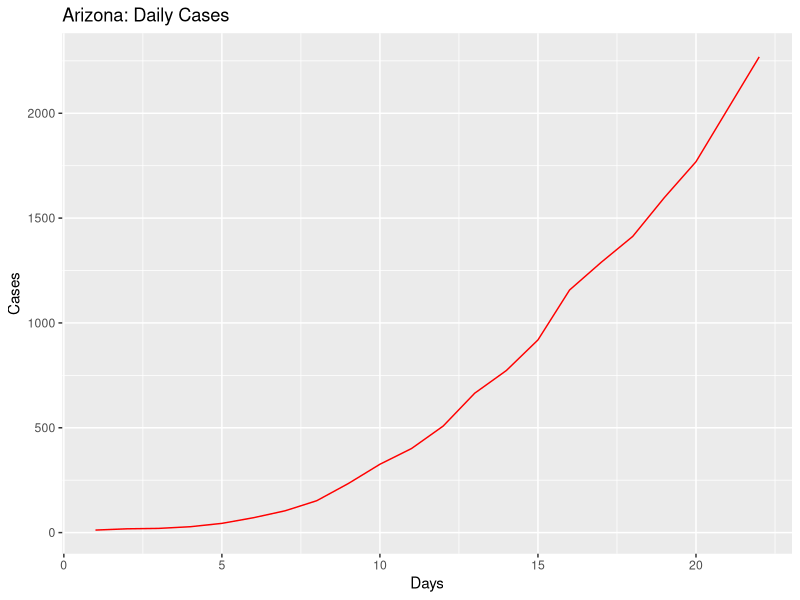
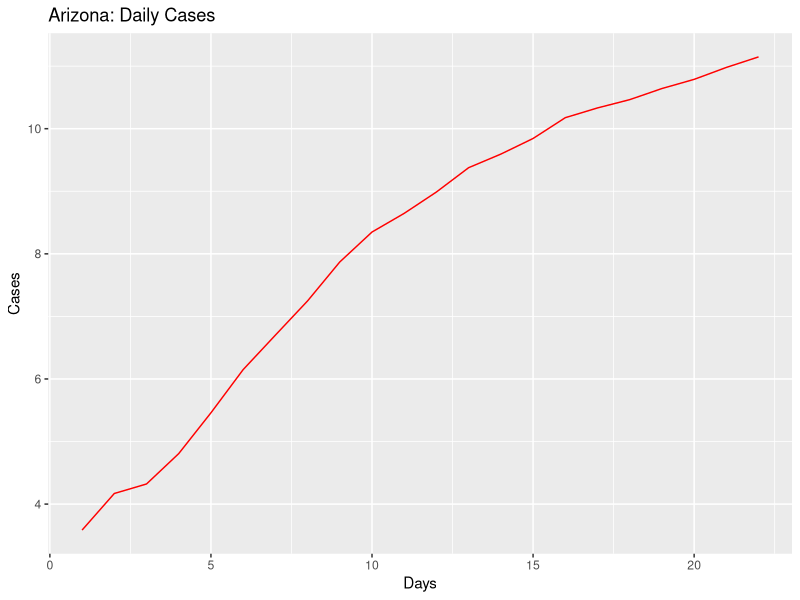
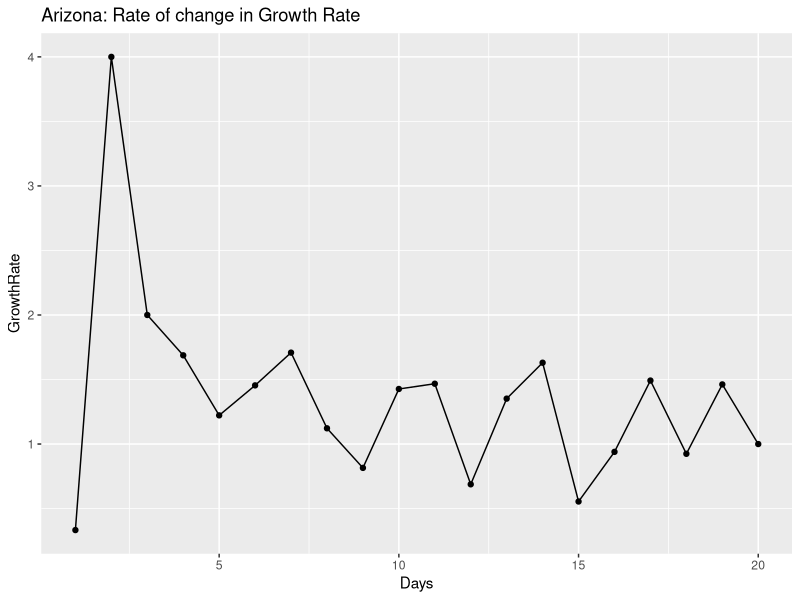
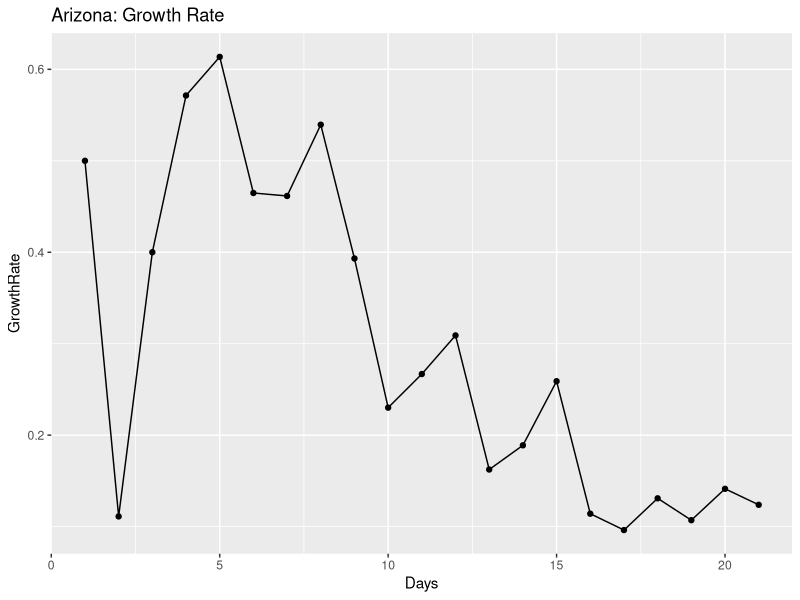
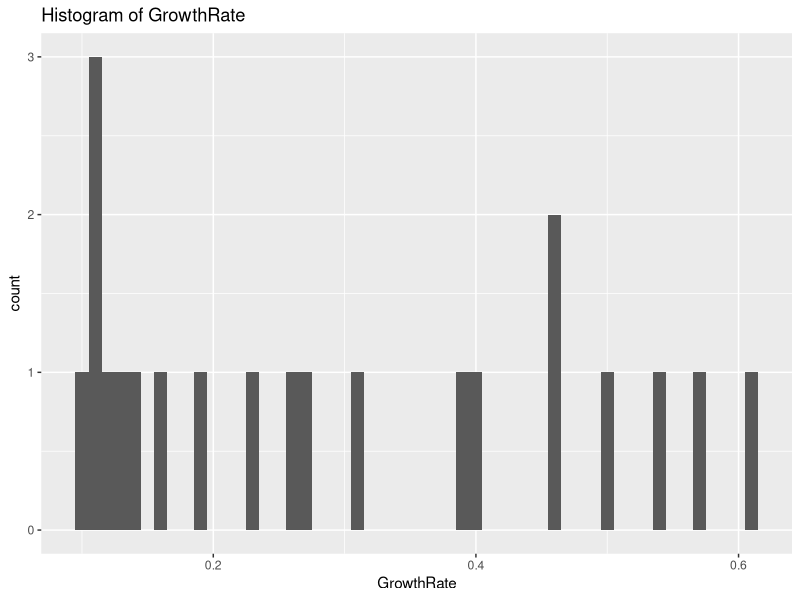
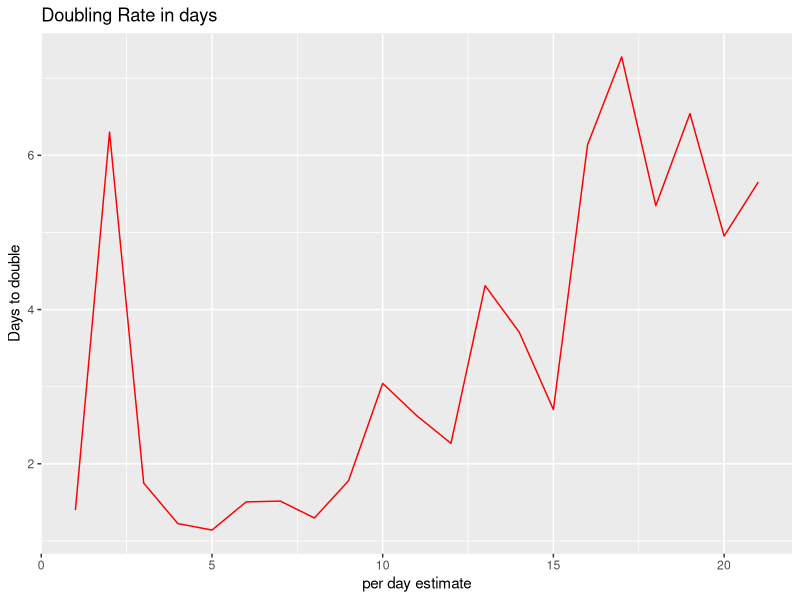
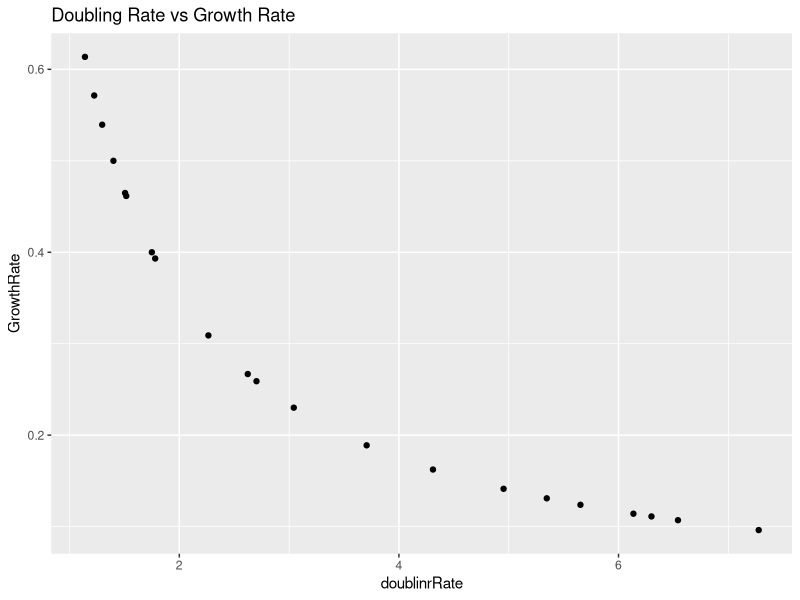
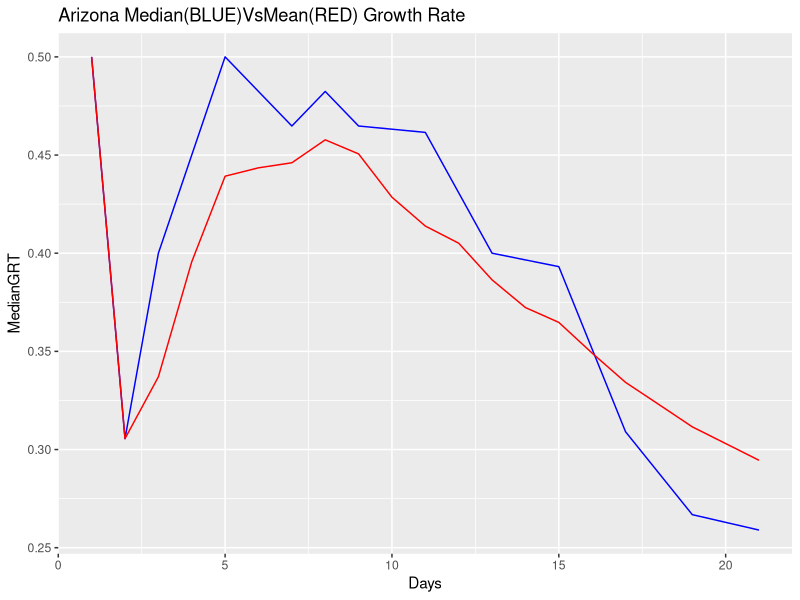

Write the R code that produced these figures, in order.
## ---- chunk 1
knitr::opts_chunk$set(echo = TRUE)
## ---- chunk 2
library(ggplot2)
library(gridExtra)
library(dplyr)

coronaGrowth <- function(absoluteNumbers){
  growthfactor <- NULL
  absgrowth <- NULL
  for(i in 1:length(absoluteNumbers))
  {
    #print((absoluteNumbers[i]-absoluteNumbers[i+1]/absoluteNumbers[i+1])/absoluteNumbers[i+1])
    growthfactor[i] <- ((absoluteNumbers[i]-absoluteNumbers[i+1]))/(absoluteNumbers[i+1]-absoluteNumbers[i+2])  
    #growthfactor[i] <- ((absoluteNumbers[i]-absoluteNumbers[i+1]))/(absolutenumbers[i])
  }
  
  return (rev(growthfactor))
}

DailyGrowthRate <- function(absoluteNumbers)
{
  growthfactor <- NULL
  absgrowth <- NULL
  for(i in 1:length(absoluteNumbers))
  {
    #print((absoluteNumbers[i]-absoluteNumbers[i+1]/absoluteNumbers[i+1])/absoluteNumbers[i+1])
    growthfactor[i] <- ((absoluteNumbers[i]/absoluteNumbers[i+1]))-1 
    #growthfactor[i] <- ((absoluteNumbers[i]-absoluteNumbers[i+1]))/(absolutenumbers[i])
  }
  
  return (rev(growthfactor))  
}

DoublingRate <- function(absoluteNumbers)
{
  doublingrRate <- NULL
  cumsum <- NULL
  for(i in 1:length(absoluteNumbers))
  {
    
    doublingrRate[i] <- (70/(absoluteNumbers[i]*100))
    
  }
  return ((doublingrRate))  
}

#Calculate the mean and median growth rate:
MeanMediangrowthrate <- function(dataTrend1)
{
  MeanGRTrend <- NULL
  MedianGRTrend <- NULL
  
  for(i in 1:length(dataTrend1$GrowthRate))
  {
    MedianGRTrend[i] <- median(dataTrend1[1:i,"GrowthRate"])
    MeanGRTrend[i] <- mean(dataTrend1[1:i,"GrowthRate"])
  }
  
  dataTrend1$MedianGRT = MedianGRTrend
  dataTrend1$MeanGRT = MeanGRTrend
  
  return(dataTrend1)

}

## ---- chunk 3
#Arizona

absolutenumbers <- c(2269,2019,1769,1598,1413,1289,1157,919,773,665,508,401,326,234,152,104,71,44,28,20,18,12)


#America
#absolutenumbers <- c(101.7*1000,83.8*1000,65.8*1000,53.7*1000,43.8*1000,33.3*1000,25*1000,19*1000,13.7*1000,7.8*1000,6.4*1000,4.6*1000,3.5*1000,2.7*1000)
## ---- chunk 4
growthrate <- na.exclude(coronaGrowth(absolutenumbers))
days <- seq(1:length(growthrate))
dataTrend <- data.frame(GrowthRate = growthrate,Days = days)
print(dataTrend)
p1 <- ggplot(data=dataTrend, aes(x=Days, y=GrowthRate, group=1)) +ggtitle("Arizona: Rate of change in Growth Rate")+
  geom_line()+
  geom_point()

print(dataTrend)
#print(dataTrend1)




growthrate1 <- na.exclude(DailyGrowthRate(absolutenumbers))
doublingrate1 <- na.exclude(DoublingRate(growthrate1))
days1 <- seq(1:length(growthrate1))
dataTrend1 <- data.frame(GrowthRate = growthrate1,Days = days1,doublinrRate = doublingrate1)
print(dataTrend1)
multiplier <- tail(dataTrend1, n = 1)
pred_val <- (head(absolutenumbers, n = 1)*multiplier[,"GrowthRate"])+head(absolutenumbers, n = 1)

p2 <- ggplot(data=dataTrend1, aes(x=Days, y=GrowthRate, group=1)) +ggtitle("Arizona: Growth Rate")+
  geom_line()+
  geom_point()

days <- seq(1:length(absolutenumbers))
growthrate <- append(growthrate, c(1,1),after = 0)
dataOriginal <- data.frame(Cases = rev(absolutenumbers), Days = days)
p3<- ggplot() +geom_line(data=dataOriginal, aes(x=Days, y=Cases,),color = "Red")+labs(title="Arizona: Daily Cases", y="Cases", x="Days")

p3_log<- ggplot() +geom_line(data=dataOriginal, aes(x=Days, y=log2(Cases)),color = "Red")+labs(title="Arizona: Daily Cases", y="Cases", x="Days")+
  #geom_line(data=dataOriginal, aes(x=Days+1, y=Prediction),color = "Blue")
  geom_point()



# Analyze growth rate to get interval of values
summary(dataTrend1$GrowthRate)
dataTrend1%>%select("GrowthRate")%>%summarise(meanGR = mean(GrowthRate), medianGR = median(GrowthRate), sdGR = sd(GrowthRate))
p4 <- ggplot(data = dataTrend1, aes(x = GrowthRate))+ggtitle("Histogram of GrowthRate")+geom_histogram(binwidth = 0.01)


#Analyze the doubling rate
p5<- ggplot() +geom_line(data=dataTrend1, aes(x=Days, y=doublinrRate),color = "Red")+labs(title="Doubling Rate in days", y="Days to double", x ="per day estimate")+
  #geom_line(data=dataOriginal, aes(x=Days+1, y=Prediction),color = "Blue")
  geom_point()

#Scatter plor of Growthrate versus Doubling Rate
p6 <- ggplot()+geom_point(data = dataTrend1, aes(x = doublinrRate, y = GrowthRate))+labs(title = "Doubling Rate vs Growth Rate")

dataTrend1 <- MeanMediangrowthrate(dataTrend1 = dataTrend1)

#Median growth rate trend 
#Median growth rate trend 
p7 <- ggplot()+geom_line(data = dataTrend1, aes(x = Days, y = MedianGRT),color = "Blue")+labs(title = "Arizona Median(BLUE)VsMean(RED) Growth Rate")+geom_line(data=dataTrend1, aes(x=Days , y=MeanGRT),color = "Red")
#Confidence Interval for mean population GrowthRate:
meanGR = mean(dataTrend1$GrowthRate)
sdGR = sd(dataTrend1$GrowthRate)

uppperlimitGR= meanGR+sdGR
lowerlimitGR = meanGR-sdGR

#Predictions based on: Current Growth Rate, MeanGrowth Rate, Upper GrowthRate, Lower GrowthRate
pred_val_Current <- (head(absolutenumbers, n = 1)*multiplier[,"GrowthRate"])+head(absolutenumbers, n = 1)
pred_val_MeanGR <- (head(absolutenumbers, n = 1)*meanGR)+head(absolutenumbers, n = 1)
pred_val_upperGR <- (head(absolutenumbers, n = 1)*uppperlimitGR)+head(absolutenumbers, n = 1)
pred_val_lowerGR <- (head(absolutenumbers, n = 1)*lowerlimitGR)+head(absolutenumbers, n = 1)

print("Current GR:")
print(multiplier[,"GrowthRate"])
print(pred_val_Current)

print("Mean GR:")
print(meanGR)
print(pred_val_MeanGR)

print("Upperlimit GR:")
print(uppperlimitGR)
print(pred_val_upperGR)

print("Lowerlimit GR:")
print(lowerlimitGR)
print(pred_val_lowerGR)

#Doubling rate:-
DRCurrent <- round(70/(meanGR*100),digits = 0)
DRMedian <- round(70/(median(dataTrend1$GrowthRate)*100),digits = 0)
latestDRCurrent <- round(tail(dataTrend1$doublinrRate,n=1),digits = 0)

## ---- chunk 5
#grid.arrange(p3,p3_log,p1,p2,p4,p5,p6,nrow = 4, ncol = 2)
print(p3)
print(p3_log)
print(p1)
print(p2)
print(p4)
print(p5)
print(p6)
print(p7)
## ---- chunk 6
library(ggplot2)
library(gridExtra)
library(dplyr)

coronaGrowth <- function(absoluteNumbers){
  growthfactor <- NULL
  absgrowth <- NULL
  for(i in 1:length(absoluteNumbers))
  {
    #print((absoluteNumbers[i]-absoluteNumbers[i+1]/absoluteNumbers[i+1])/absoluteNumbers[i+1])
    growthfactor[i] <- ((absoluteNumbers[i]-absoluteNumbers[i+1]))/(absoluteNumbers[i+1]-absoluteNumbers[i+2])  
    #growthfactor[i] <- ((absoluteNumbers[i]-absoluteNumbers[i+1]))/(absolutenumbers[i])
  }
  
  return (rev(growthfactor))
}

DailyGrowthRate <- function(absoluteNumbers)
{
  growthfactor <- NULL
  absgrowth <- NULL
  for(i in 1:length(absoluteNumbers))
  {
    #print((absoluteNumbers[i]-absoluteNumbers[i+1]/absoluteNumbers[i+1])/absoluteNumbers[i+1])
    growthfactor[i] <- ((absoluteNumbers[i]/absoluteNumbers[i+1]))-1 
    #growthfactor[i] <- ((absoluteNumbers[i]-absoluteNumbers[i+1]))/(absolutenumbers[i])
  }
  
  return (rev(growthfactor))  
}

DoublingRate <- function(absoluteNumbers)
{
  doublingrRate <- NULL
  cumsum <- NULL
  for(i in 1:length(absoluteNumbers))
  {
    
    doublingrRate[i] <- (70/(absoluteNumbers[i]*100))
    
  }
  return ((doublingrRate))  
}

#Calculate the mean and median growth rate:
MeanMediangrowthrate <- function(dataTrend1)
{
  MeanGRTrend <- NULL
  MedianGRTrend <- NULL
  
  for(i in 1:length(dataTrend1$GrowthRate))
  {
    MedianGRTrend[i] <- median(dataTrend1[1:i,"GrowthRate"])
    MeanGRTrend[i] <- mean(dataTrend1[1:i,"GrowthRate"])
  }
  
  dataTrend1$MedianGRT = MedianGRTrend
  dataTrend1$MeanGRT = MeanGRTrend
  
  return(dataTrend1)

}

## ---- chunk 7
#Arizona
#absolutenumbers <- c(773,665,508,401,326,234,152,104,71,44,28,20,18,12)

#America

absolutenumbers <- c(327.871*1000,300.432*1000,265.506*1000,235.281*1000,205.035*1000,176.518*1000,145.369*1000,133.094*1000,123.578*1000,101.7*1000,83.8*1000,65.8*1000,53.7*1000,43.8*1000,33.3*1000,25*1000,19*1000,13.7*1000,7.8*1000,6.4*1000,4.6*1000,3.5*1000,2.7*1000)

## ---- chunk 8
growthrate <- na.exclude(coronaGrowth(absolutenumbers))
days <- seq(1:length(growthrate))
dataTrend <- data.frame(GrowthRate = growthrate,Days = days)
print(dataTrend)
p1 <- ggplot(data=dataTrend, aes(x=Days, y=GrowthRate, group=1)) +ggtitle("US: Rate of change in Growth Rate")+
  geom_line()+
  geom_point()

print(dataTrend)
#print(dataTrend1)




growthrate1 <- na.exclude(DailyGrowthRate(absolutenumbers))
doublingrate1 <- na.exclude(DoublingRate(growthrate1))
days1 <- seq(1:length(growthrate1))
dataTrend1 <- data.frame(GrowthRate = growthrate1,Days = days1,doublinrRate = doublingrate1)
print(dataTrend1)
multiplier <- tail(dataTrend1, n = 1)
pred_val <- (head(absolutenumbers, n = 1)*multiplier[,"GrowthRate"])+head(absolutenumbers, n = 1)

p2 <- ggplot(data=dataTrend1, aes(x=Days, y=GrowthRate, group=1)) +ggtitle("US: Growth Rate")+
  geom_line()+
  geom_point()

days <- seq(1:length(absolutenumbers))
growthrate <- append(growthrate, c(1,1),after = 0)
dataOriginal <- data.frame(Cases = rev(absolutenumbers), Days = days)
p3<- ggplot() +geom_line(data=dataOriginal, aes(x=Days, y=Cases,),color = "Red")+labs(title="US: Daily Cases", y="Cases", x="Days")

p3_log<- ggplot() +geom_line(data=dataOriginal, aes(x=Days, y=log2(Cases)),color = "Red")+labs(title="US: Daily Cases", y="Cases", x="Days")+
  #geom_line(data=dataOriginal, aes(x=Days+1, y=Prediction),color = "Blue")
  geom_point()



# Analyze growth rate to get interval of values
summary(dataTrend1$GrowthRate)
dataTrend1%>%select("GrowthRate")%>%summarise(meanGR = mean(GrowthRate), medianGR = median(GrowthRate), sdGR = sd(GrowthRate))
p4 <- ggplot(data = dataTrend1, aes(x = GrowthRate))+ggtitle("Histogram of GrowthRate")+geom_histogram(binwidth = 0.01)


#Analyze the doubling rate
p5<- ggplot() +geom_line(data=dataTrend1, aes(x=Days, y=doublinrRate),color = "Red")+labs(title="Doubling Rate in days", y="Days to double", x ="per day estimate")+
  #geom_line(data=dataOriginal, aes(x=Days+1, y=Prediction),color = "Blue")
  geom_point()

#Scatter plor of Growthrate versus Doubling Rate
p6 <- ggplot()+geom_point(data = dataTrend1, aes(x = doublinrRate, y = GrowthRate))+labs(title = "Doubling Rate vs Growth Rate")

dataTrend1 <- MeanMediangrowthrate(dataTrend1 = dataTrend1)


#Median growth rate trend 
#Median growth rate trend 
p7 <- ggplot()+geom_line(data = dataTrend1, aes(x = Days, y = MedianGRT),color = "Blue")+labs(title = "US Median(BLUE)VsMean(RED) Growth Rate")+geom_line(data=dataTrend1, aes(x=Days , y=MeanGRT),color = "Red")

#Confidence Interval for mean population GrowthRate:
meanGR = mean(dataTrend1$GrowthRate)
sdGR = sd(dataTrend1$GrowthRate)

uppperlimitGR= meanGR+sdGR
lowerlimitGR = meanGR-sdGR

#Predictions based on: Current Growth Rate, MeanGrowth Rate, Upper GrowthRate, Lower GrowthRate
pred_val_Current <- (head(absolutenumbers, n = 1)*multiplier[,"GrowthRate"])+head(absolutenumbers, n = 1)
pred_val_MeanGR <- (head(absolutenumbers, n = 1)*meanGR)+head(absolutenumbers, n = 1)
pred_val_upperGR <- (head(absolutenumbers, n = 1)*uppperlimitGR)+head(absolutenumbers, n = 1)
pred_val_lowerGR <- (head(absolutenumbers, n = 1)*lowerlimitGR)+head(absolutenumbers, n = 1)

print("Current GR:")
print(multiplier[,"GrowthRate"])
print(pred_val_Current)

print("Mean GR:")
print(meanGR)
print(pred_val_MeanGR)

print("Upperlimit GR:")
print(uppperlimitGR)
print(pred_val_upperGR)

print("Lowerlimit GR:")
print(lowerlimitGR)
print(pred_val_lowerGR)

#Doubling rate:-
DRCurrent <- round(70/(meanGR*100),digits = 0)
DRMedian <- round(70/(median(dataTrend1$GrowthRate)*100),digits = 0)
latestDRCurrent <- round(tail(dataTrend1$doublinrRate,n=1),digits = 0)

## ---- chunk 9
#grid.arrange(p3,p3_log,p1,p2,p4,p5,p6,nrow = 4, ncol = 2)
print(p3)
print(p3_log)
print(p1)
print(p2)
print(p4)
print(p5)
print(p6)
print(p7)
## ---- chunk 10
library(ggplot2)
library(gridExtra)
library(dplyr)

coronaGrowth <- function(absoluteNumbers){
  growthfactor <- NULL
  absgrowth <- NULL
  for(i in 1:length(absoluteNumbers))
  {
    #print((absoluteNumbers[i]-absoluteNumbers[i+1]/absoluteNumbers[i+1])/absoluteNumbers[i+1])
    growthfactor[i] <- ((absoluteNumbers[i]-absoluteNumbers[i+1]))/(absoluteNumbers[i+1]-absoluteNumbers[i+2])  
    #growthfactor[i] <- ((absoluteNumbers[i]-absoluteNumbers[i+1]))/(absolutenumbers[i])
  }
  
  return (rev(growthfactor))
}

DailyGrowthRate <- function(absoluteNumbers)
{
  growthfactor <- NULL
  absgrowth <- NULL
  for(i in 1:length(absoluteNumbers))
  {
    #print((absoluteNumbers[i]-absoluteNumbers[i+1]/absoluteNumbers[i+1])/absoluteNumbers[i+1])
    growthfactor[i] <- ((absoluteNumbers[i]/absoluteNumbers[i+1]))-1 
    #growthfactor[i] <- ((absoluteNumbers[i]-absoluteNumbers[i+1]))/(absolutenumbers[i])
  }
  
  return (rev(growthfactor))  
}

DoublingRate <- function(absoluteNumbers)
{
  doublingrRate <- NULL
  cumsum <- NULL
  for(i in 1:length(absoluteNumbers))
  {
    
    doublingrRate[i] <- (70/(absoluteNumbers[i]*100))
    
  }
  return ((doublingrRate))  
}

#Calculate the mean and median growth rate:
MeanMediangrowthrate <- function(dataTrend1)
{
  MeanGRTrend <- NULL
  MedianGRTrend <- NULL
  
  for(i in 1:length(dataTrend1$GrowthRate))
  {
    MedianGRTrend[i] <- median(dataTrend1[1:i,"GrowthRate"])
    MeanGRTrend[i] <- mean(dataTrend1[1:i,"GrowthRate"])
  }
  
  dataTrend1$MedianGRT = MedianGRTrend
  dataTrend1$MeanGRT = MeanGRTrend
  
  return(dataTrend1)

}

## ---- chunk 11
#Arizona
#absolutenumbers <- c(773,665,508,401,326,234,152,104,71,44,28,20,18,12)

#America
absolutenumbers <- c(3588,3082,2567,2341,1637,1397,1251,1071,1024,987,887,727,657,536,499,396,332,249,194,169,143,129,114,100,82,74,62,62,47,40,34,31,30,29,7,6,3,3,3,3,3,3,3,3,3,3,3,3,3,3,3)

## ---- chunk 12
growthrate <- na.exclude(coronaGrowth(absolutenumbers))
days <- seq(1:length(growthrate))
dataTrend <- data.frame(GrowthRate = growthrate,Days = days)
print(dataTrend)
p1 <- ggplot(data=dataTrend, aes(x=Days, y=GrowthRate, group=1)) +ggtitle("US: Rate of change in Growth Rate")+
  geom_line()+
  geom_point()

print(dataTrend)
#print(dataTrend1)




growthrate1 <- na.exclude(DailyGrowthRate(absolutenumbers))
doublingrate1 <- na.exclude(DoublingRate(growthrate1))
days1 <- seq(1:length(growthrate1))
dataTrend1 <- data.frame(GrowthRate = growthrate1,Days = days1,doublinrRate = doublingrate1)
print(dataTrend1)
multiplier <- tail(dataTrend1, n = 1)
pred_val <- (head(absolutenumbers, n = 1)*multiplier[,"GrowthRate"])+head(absolutenumbers, n = 1)

p2 <- ggplot(data=dataTrend1, aes(x=Days, y=GrowthRate, group=1)) +ggtitle("India: Growth Rate")+
  geom_line()+
  geom_point()

days <- seq(1:length(absolutenumbers))
growthrate <- append(growthrate, c(1,1),after = 0)
dataOriginal <- data.frame(Cases = rev(absolutenumbers), Days = days)
p3<- ggplot() +geom_line(data=dataOriginal, aes(x=Days, y=Cases,),color = "Red")+labs(title="India: Daily Cases", y="Cases", x="Days")

p3_log<- ggplot() +geom_line(data=dataOriginal, aes(x=Days, y=log2(Cases)),color = "Red")+labs(title="India: Daily Cases", y="Cases", x="Days")+
  #geom_line(data=dataOriginal, aes(x=Days+1, y=Prediction),color = "Blue")
  geom_point()



# Analyze growth rate to get interval of values
summary(dataTrend1$GrowthRate)
dataTrend1%>%select("GrowthRate")%>%summarise(meanGR = mean(GrowthRate), medianGR = median(GrowthRate), sdGR = sd(GrowthRate))
p4 <- ggplot(data = dataTrend1, aes(x = GrowthRate))+ggtitle("Histogram of GrowthRate")+geom_histogram(binwidth = 0.01)


#Analyze the doubling rate
p5<- ggplot() +geom_line(data=dataTrend1, aes(x=Days, y=doublinrRate),color = "Red")+labs(title="Doubling Rate in days", y="Days to double", x ="per day estimate")+
  #geom_line(data=dataOriginal, aes(x=Days+1, y=Prediction),color = "Blue")
  geom_point()

#Scatter plor of Growthrate versus Doubling Rate
p6 <- ggplot()+geom_point(data = dataTrend1, aes(x = doublinrRate, y = GrowthRate))+labs(title = "Doubling Rate vs Growth Rate")

dataTrend1 <- MeanMediangrowthrate(dataTrend1 = dataTrend1)


#Median growth rate trend 
p7 <- ggplot()+geom_line(data = dataTrend1, aes(x = Days, y = MedianGRT),color = "Blue")+labs(title = "India Median(BLUE)VsMean(RED) Growth Rate")+geom_line(data=dataTrend1, aes(x=Days , y=MeanGRT),color = "Red")



#Confidence Interval for mean population GrowthRate:
meanGR = mean(dataTrend1$GrowthRate)
sdGR = sd(dataTrend1$GrowthRate)

uppperlimitGR= meanGR+sdGR
lowerlimitGR = meanGR-sdGR

#Predictions based on: Current Growth Rate, MeanGrowth Rate, Upper GrowthRate, Lower GrowthRate
pred_val_Current <- (head(absolutenumbers, n = 1)*multiplier[,"GrowthRate"])+head(absolutenumbers, n = 1)
pred_val_MeanGR <- (head(absolutenumbers, n = 1)*meanGR)+head(absolutenumbers, n = 1)
pred_val_upperGR <- (head(absolutenumbers, n = 1)*uppperlimitGR)+head(absolutenumbers, n = 1)
pred_val_lowerGR <- (head(absolutenumbers, n = 1)*lowerlimitGR)+head(absolutenumbers, n = 1)

print("Current GR:")
print(multiplier[,"GrowthRate"])
print(pred_val_Current)

print("Mean GR:")
print(meanGR)
print(pred_val_MeanGR)

print("Upperlimit GR:")
print(uppperlimitGR)
print(pred_val_upperGR)

print("Lowerlimit GR:")
print(lowerlimitGR)
print(pred_val_lowerGR)

#Doubling rate:-
DRCurrent <- round(70/(meanGR*100),digits = 0)
DRMedian <- round(70/(median(dataTrend1$GrowthRate)*100),digits = 0)
latestDRCurrent <- round(tail(dataTrend1$doublinrRate,n=1),digits = 0)

## ---- chunk 13
#grid.arrange(p3,p3_log,p1,p2,p4,p5,p6,nrow = 4, ncol = 2)
print(p3)
print(p3_log)
print(p1)
print(p2)
print(p4)
print(p5)
print(p6)
print(p7)
